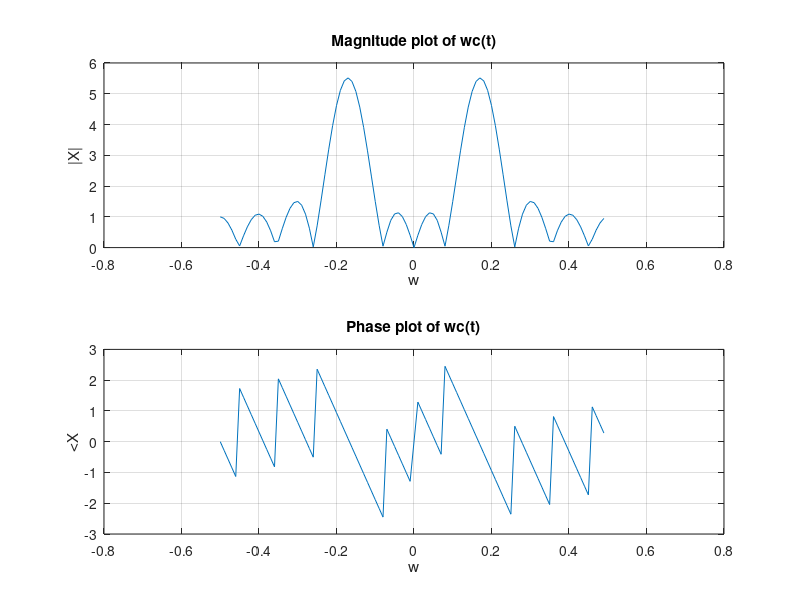

Write MATLAB code to recreate this figure.
%Problem A.2

N = 100;
PWiN = 100;
PWidth = 10;
t = [0:1:(N-1)];
x = [ones(1, PWidth), zeros(1, N-PWidth)];
z = conv(x, x);
f = [-(N/2):1:(N/2)-1]*(1/N);
Xf = fft(x);
zf=Xf.*Xf;
subplot(211); plot(f,fftshift( abs(Xf))); grid on;
title('Magnitude-Spectra Plot');
xlabel('|Zf|'); ylabel('w');
subplot(212); plot(f,fftshift(angle(Xf))); grid on;
title('Phase-Spectra Plot');
xlabel('<z(w)'); ylabel('w');


%Problem A.3

N = 100;
PWidth = 10;
t = [0:1:(N-1)];
x = [ones(1, PWidth), zeros(1, N-PWidth)];
z = conv(x, x);
f = [-(N/2):1:(N/2)-1]*(1/N);
Xf = fft(x);
zf=Xf.*Xf;
subplot(2,1,1);
plot(f,fftshift(abs(zf))); grid on;
title('z(t) Magnitude Spectra');
xlabel('t');ylabel('Magnitude');
subplot(2,1,2); plot(f,fftshift(angle(zf)));
grid on; title('z(t) Phase Spectra');
xlabel('t'); ylabel('Phase');

%Problem A.4

N = 100; PWidth = 10;
t = [0:1:(N-1)];
x = [ones(1, PWidth), zeros(1, N-PWidth)];
z = conv(x, x);

Xf = fft(x);
Zf = Xf.*Xf;
z2 = ifft(Zf);

subplot(2,1,1);
plot(z); grid on;
title('Time Domain z(t)');
xlabel('t'); ylabel('z(t)');

subplot(2,1,2);
plot(z2); grid on;
title('Time Domain z2(t)');
xlabel('t'); ylabel('z2(t)');

%Problem A.5

N = 100;
PWidth = 5;
t = [0:1:(N-1)];
x = [ones(1, PWidth), zeros(1, N-PWidth)];
f = [-(N/2):1:(N/2)-1]*(1/N);
Xf = fft(x);
subplot(2,1,1);
plot(f,fftshift(abs(Xf)));
grid on;
title('|X| Pulse Width = 5');
xlabel('w');ylabel('|X|');
subplot(2,1,2); plot(f,fftshift(angle(Xf)));
grid on; title('<X Pulse Width = 5');
xlabel('w'); ylabel('<X');

%Problem A.6 w+(t)

N = 100;
PWidth = 10;
t = [0:1:(N-1)];
x = [ones(1, PWidth), zeros(1, N-PWidth)];
f = [-(N/2):1:(N/2)-1]*(1/N);
wt = x.*exp(j*t*pi/3);
Xw = fft(wt);
subplot(2,1,1);
plot(f,fftshift(abs(Xw)));
grid on;
title('Magnitude plot of w+(t)');
xlabel('w');ylabel('|X|');
subplot(2,1,2); plot(f,fftshift(angle(Xw)));
grid on; title('Phase plot of w+(t)');
xlabel('w'); ylabel('<X');

%Problem A.6 w-(t)

N = 100;
PWidth = 10;
t = [0:1:(N-1)];
x = [ones(1, PWidth), zeros(1, N-PWidth)];
f = [-(N/2):1:(N/2)-1]*(1/N);
wt = x.*exp(-j*t*pi/3);
Xw = fft(wt);
subplot(2,1,1);
plot(f,fftshift(abs(Xw)));
grid on;
title('Magnitude plot of w-(t)');
xlabel('w');ylabel('|X|');
subplot(2,1,2); plot(f,fftshift(angle(Xw)));
grid on; title('Phase plot of w-(t)');
xlabel('w'); ylabel('<X');

%Problem A.6 wc(t)

N = 100;
PWidth = 10;
t = [0:1:(N-1)];
x = [ones(1, PWidth), zeros(1, N-PWidth)];
f = [-(N/2):1:(N/2)-1]*(1/N);
wt = x.*cos(t*pi/3);
Xw = fft(wt);
subplot(2,1,1);
plot(f,fftshift(abs(Xw)));
grid on;
title('Magnitude plot of wc(t)');
xlabel('w');ylabel('|X|');
subplot(2,1,2); plot(f,fftshift(angle(Xw)));
grid on; title('Phase plot of wc(t)');
xlabel('w'); ylabel('<X');